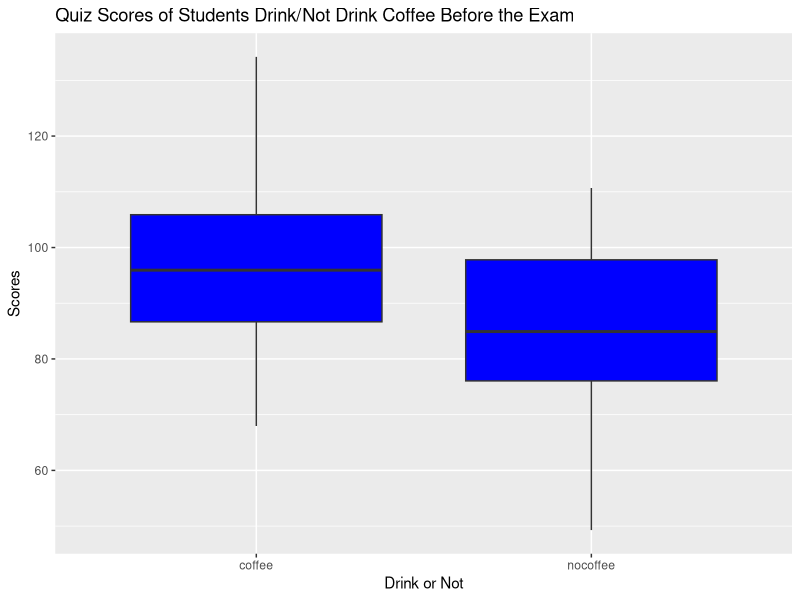
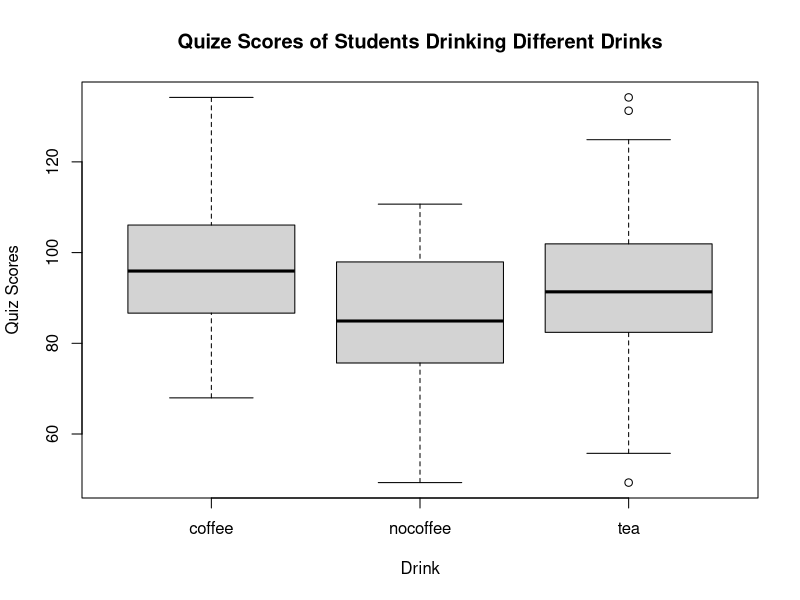
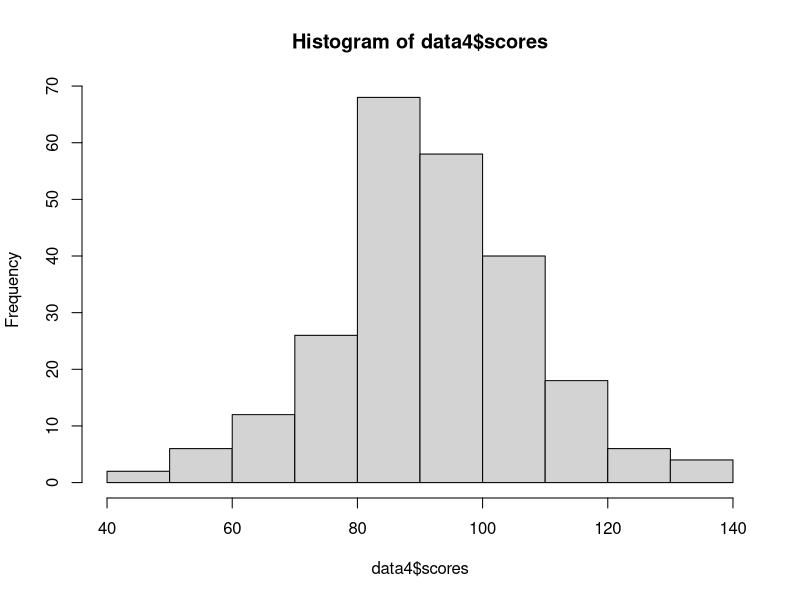
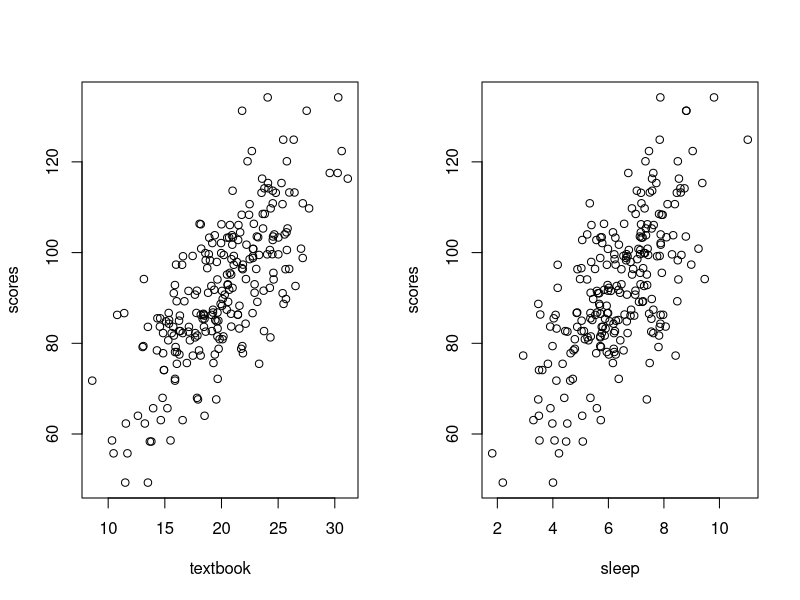

These figures' R source, in order:
## ---- chunk 1
knitr::opts_chunk$set(echo = TRUE)
## ---- chunk 2
library(magrittr)
library(dplyr)
library(car)
library(ggplot2)
setwd("~/Desktop/EAS 538 Lab/final problem set")
## ---- chunk 3
data1 <- read.csv("data_q1.csv")
head(data1, 3)
## ---- chunk 4
# create a visual plot
ggplot(data1, aes(x = drink, y = scores)) + geom_boxplot(fill = "blue") + labs(x = "Drink or Not", y = "Scores") + ggtitle("Quiz Scores of Students Drink/Not Drink Coffee Before the Exam")
## ---- chunk 5
# get 2 groups
group1 <- filter(data1, drink=='coffee')
group2 <- filter(data1, drink=='nocoffee')
## ---- chunk 6
## check equal variance
var(group1$scores)
## ---- chunk 7
var(group2$scores)
## ---- chunk 8
var.test(group1$scores, group2$scores)
## ---- chunk 9
# Checking normality assumption
dim(group1)
## ---- chunk 10
dim(group2)
## ---- chunk 11
shapiro.test(group1$scores)
## ---- chunk 12
shapiro.test(group2$scores)
## ---- chunk 13
# run T test
t.test(group1$scores, group2$scores, var.equal=T)
## ---- chunk 14
data2 = read.csv("data_q2.csv")%>%
  mutate(drink=as.factor(drink))
head(data2, 3)
## ---- chunk 15
table(data2$drink)
## ---- chunk 16
# Plotting boxplot
boxplot(scores ~ drink, data = data2, 
        xlab = "Drink",
        ylab = "Quiz Scores",
        main = "Quize Scores of Students Drinking Different Drinks")
## ---- chunk 17
# get each group
drink1 <- filter(data2, drink=='coffee')
drink2 <- filter(data2, drink=='nocoffee')
drink3 <- filter(data2, drink=='tea')

# check size of group
dim(drink1)
## ---- chunk 18
dim(drink2)
## ---- chunk 19
dim(drink3)
## ---- chunk 20
# Levene's test for homogeneity of variances
leveneTest(scores ~ drink, data = data2, center = mean)
## ---- chunk 21
# check normality
shapiro.test(drink1$scores)
## ---- chunk 22
shapiro.test(drink2$scores)
## ---- chunk 23
shapiro.test(drink3$scores)
## ---- chunk 24
# run ANOVA test
aov <- aov(scores~drink, data=data2)
summary(aov)
## ---- chunk 25
# run Tukey-Kramer test
TukeyHSD(aov)
## ---- chunk 26
data3 <- read.csv("data_q3.csv")
head(data3, 3)
## ---- chunk 27
table.data3 <- table(data3$studytype, data3$grade)
table.data3
## ---- chunk 28
chisq.test(table.data3)
## ---- chunk 29
data4=read.csv('data_q4.csv')
head(data4, 3)
## ---- chunk 30
# check multicollinearity
lm4 <- lm(scores~drink+textbook+sleep, data=data4)
vif(lm4)
## ---- chunk 31
# check the distribution
hist(data4$scores)
## ---- chunk 32
# check linear relationship
par(mfrow=c(1, 2))
plot(scores~textbook, data=data4)
plot(scores~sleep, data=data4)
## ---- chunk 33
# check homoscedasticity
ncvTest(lm4)
## ---- chunk 34
# check residual normality
shapiro.test(residuals(lm4))
## ---- chunk 35
summary(lm4)
